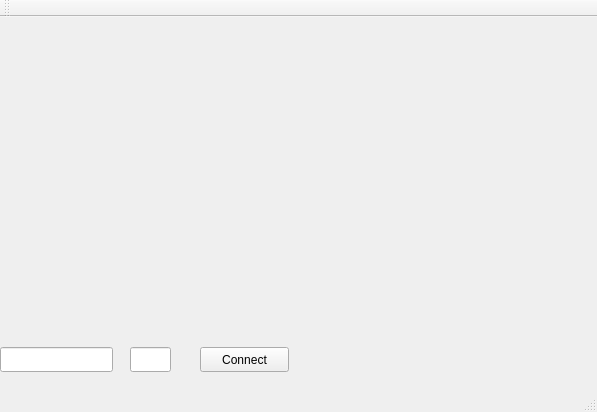
<?xml version="1.0" encoding="UTF-8"?>
<ui version="4.0">
 <class>MainWindow</class>
 <widget class="QMainWindow" name="MainWindow">
  <property name="geometry">
   <rect>
    <x>0</x>
    <y>0</y>
    <width>597</width>
    <height>412</height>
   </rect>
  </property>
  <property name="windowTitle">
   <string>MainWindow</string>
  </property>
  <widget class="QWidget" name="centralWidget">
   <widget class="QPushButton" name="connectButton">
    <property name="geometry">
     <rect>
      <x>200</x>
      <y>330</y>
      <width>89</width>
      <height>25</height>
     </rect>
    </property>
    <property name="text">
     <string>Connect</string>
    </property>
   </widget>
   <widget class="QLineEdit" name="addressField">
    <property name="geometry">
     <rect>
      <x>0</x>
      <y>330</y>
      <width>113</width>
      <height>25</height>
     </rect>
    </property>
   </widget>
   <widget class="QLineEdit" name="portField">
    <property name="geometry">
     <rect>
      <x>130</x>
      <y>330</y>
      <width>41</width>
      <height>25</height>
     </rect>
    </property>
   </widget>
  </widget>
  <widget class="QMenuBar" name="menuBar">
   <property name="geometry">
    <rect>
     <x>0</x>
     <y>0</y>
     <width>597</width>
     <height>22</height>
    </rect>
   </property>
  </widget>
  <widget class="QToolBar" name="mainToolBar">
   <attribute name="toolBarArea">
    <enum>TopToolBarArea</enum>
   </attribute>
   <attribute name="toolBarBreak">
    <bool>false</bool>
   </attribute>
  </widget>
  <widget class="QStatusBar" name="statusBar"/>
 </widget>
 <layoutdefault spacing="6" margin="11"/>
 <resources/>
 <connections/>
</ui>
